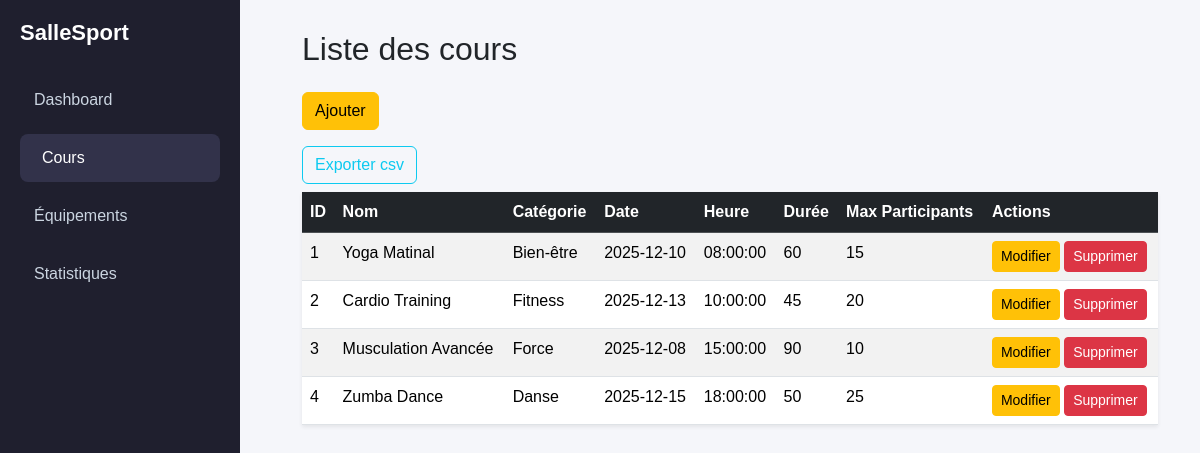
Screenshot of /cours.php with the database file from the repository.
### tables this page shows
create table cours (
    id_cours int AUTO_INCREMENT primary key,
    nom_c varchar(50) not null,
    categorie varchar(50) not null,
    date_c date not null,
    heure_c time not null,
    duree int not null CHECK (duree > 0),
    nb_max_p int not null check (nb_max_p > 0)
);

### cours.php (the view, shortened to what this page needs)
<!DOCTYPE html>
<html lang="fr">
<head>
    <link rel="stylesheet" href="https://cdn.jsdelivr.net/npm/bootstrap@5.3.8/dist/css/bootstrap.min.css">
</head>
<body>
    <div class="sidebar">
        <h2>SalleSport</h2>
        <a href="index.php">Dashboard</a>
        <a class="active" href="cours.php">Cours</a>
        <a href="equipements.php">Équipements</a>
        <a href="stats.php">Statistiques</a>
    </div>
    <div class="content">
        <div class="container">
            <h2 class="mb-4">Liste des cours</h2>
            <a class="btn btn-warning mb-3" href="/projet-php/create-cours.php">Ajouter</a>
            <form action="CSV-cours.php" method="post" class="mb-2">
                <input type="submit" class="btn btn-outline-info" value="Exporter csv">
            </form>
            <table class="table table-hover table-striped bg-white shadow-sm">
                <thead class="table-dark">
                    <tr>
                        <th>ID</th>
                        <th>Nom</th>
                        <th>Catégorie</th>
                        <th>Date</th>
                        <th>Heure</th>
                        <th>Durée</th>
                        <th>Max Participants</th>
                        <th>Actions</th>
                    </tr>
                </thead>
                <tbody>
                <?php
                    require "connect.php";
                    $sql = "SELECT * FROM cours";
                    $result = mysqli_query($con,$sql);
                    while($row = $result->fetch_assoc()){
                        echo "
                            <tr>
                                <td>{$row['id_cours']}</td>
                                <td>{$row['nom_c']}</td>
                                <td>{$row['categorie']}</td>
                                <td>{$row['date_c']}</td>
                                <td>{$row['heure_c']}</td>
                                <td>{$row['duree']}</td>
                                <td>{$row['nb_max_p']}</td>
                                <td>
                                    <a class='btn btn-sm btn-warning' href='/projet-php/edit-cours.php?id={$row['id_cours']}'>Modifier</a>
                                    <a class='btn btn-sm btn-danger' href='/projet-php/supprimer-cours.php?id={$row['id_cours']}'>Supprimer</a>
                                </td>
                            </tr>
                        ";
                    }
                ?>
                </tbody>
            </table>
        </div>
    </div>
</body>
</html>

### cours.php (style rules this page uses)
body { background: #f5f6fa; margin: 0; font-family: Arial, sans-serif; }
.sidebar { width: 240px; height: 100vh; background: #1f1f2e; color: white; padding: 20px; position: fixed; top: 0; left: 0; }
.sidebar h2 { font-size: 22px; margin-bottom: 30px; font-weight: bold; }
.sidebar a { text-decoration: none; color: #cbd5e1; display: block; padding: 12px 14px; border-radius: 8px; margin-bottom: 10px; transition: .25s; }
.sidebar a:hover, .sidebar a.active { background: #32324a; color: white; padding-left: 22px; }
.content { margin-left: 260px; padding: 30px; }

### rows the page displays
cours: id_cours "1", nom_c "Yoga Matinal", categorie "Bien-être", date_c "2025-12-10", heure_c "08:00:00", duree "60", nb_max_p "15"
cours: id_cours "2", nom_c "Cardio Training", categorie "Fitness", date_c "2025-12-13", heure_c "10:00:00", duree "45", nb_max_p "20"
cours: id_cours "3", nom_c "Musculation Avancée", categorie "Force", date_c "2025-12-08", heure_c "15:00:00", duree "90", nb_max_p "10"
cours: id_cours "4", nom_c "Zumba Dance", categorie "Danse", date_c "2025-12-15", heure_c "18:00:00", duree "50", nb_max_p "25"
